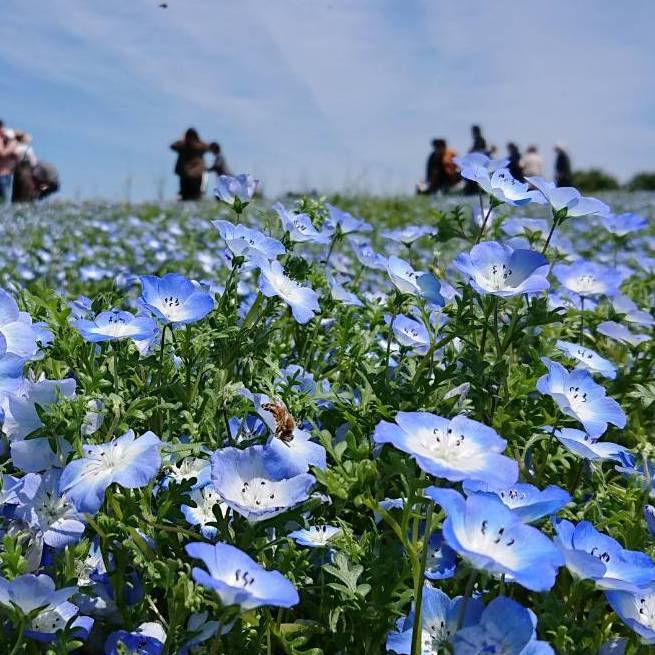
//> input picture Filtering/Input/flower.jpg, 655 x 655 px
$ ./filtering   (built with g++ and OpenCV 4)
//> lines starting //> are read from the running program, lines starting //| are printed output that depends on the picture
//> further down, img is the input picture: 655 rows x 655 cols, CV_8UC3; mean B, G, R 138.9, 126.1, 104.9
### Filtering/filters.h
#pragma once
#include <iostream>
#include <opencv2/opencv.hpp>
#include <stdio.h>
#include <string>
#include <sstream>

// 平滑化フィルタ
void blur_filter(cv::Mat img, int kernel_size) {
//> called with kernel_size = 11
	cv::Mat destination;
	//void blur(InputArray src, OutputArray dst, Size ksize, Point anchor=Point(-1,-1), int borderType=BORDER_DEFAULT )
	cv::blur(img, destination, cv::Size(kernel_size, kernel_size));
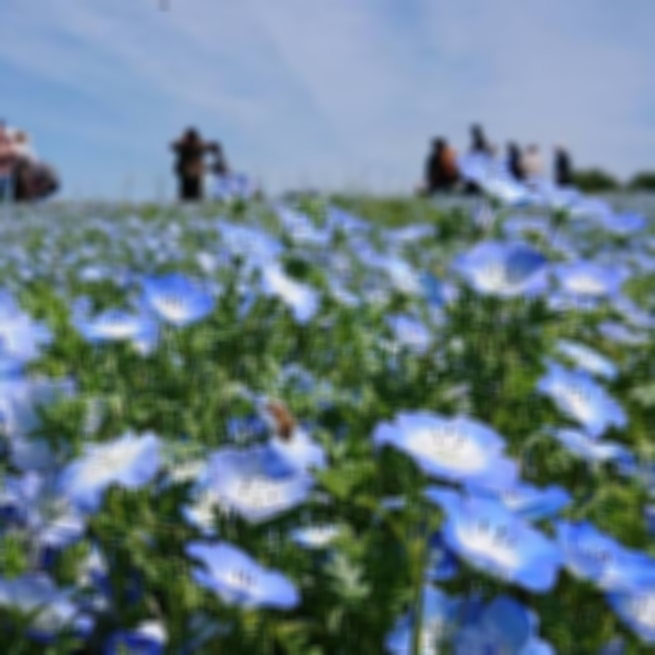
//> destination: 655 rows x 655 cols, CV_8UC3; mean B, G, R 138.9, 126.1, 104.9
	//copyMakeBorder( src, dst, top, bottom, left, right, borderType, value )
	cv::imwrite("../../Output/blur/blur_" + std::to_string(kernel_size) + ".jpg", destination);
}

//ガウシアンフィルタ
void gaussian_filter(cv::Mat img, int kernel_size) {
//> called with kernel_size = 11
	cv::Mat destination;
	//void blur(InputArray src, OutputArray dst, Size ksize, Point anchor=Point(-1,-1), int borderType=BORDER_DEFAULT )
	cv::GaussianBlur(img, destination, cv::Size(kernel_size, kernel_size), 3, 3);
	//copyMakeBorder( src, dst, top, bottom, left, right, borderType, value )
	cv::imwrite("../../Output/gaussian/gaussian_" + std::to_string(kernel_size) + ".jpg", destination);
}


//バイラテラルフィルタ
void bilateral_filter(cv::Mat img, int d, int sigma_color, double sigma_space, int repeat) {
//> called with d = 11, sigma_color = 50, sigma_space = 50, repeat = 5
	/*bilateralFilter(InputArray src, OutputArray dst, int d, double sigmaColor, double sigmaSpace, int borderType=BORDER_DEFAULT )
	d – Diameter of each pixel neighborhood that is used during filtering. If it is non-positive, it is computed from sigmaSpace .
	sigmaColor – Filter sigma in the color space. A larger value of the parameter means that farther colors within
	 the pixel neighborhood (see sigmaSpace ) will be mixed together,resulting in larger areas of semi-equal color.
	sigmaSpace – Filter sigma in the coordinate space. A larger value of the parameter means
	 that farther pixels will influence each other as long as their colors are close enough (see sigmaColor ).
	When d>0 , it specifies the neighborhood size regardless of sigmaSpace . Otherwise, d is proportional to sigmaSpace*/

	/*
	 * Sigma values: For simplicity, you can set the 2 sigma values to be the same. If they are small (< 10),
	 * the filter will not have much effect, whereas if they are large (> 150), they will have a very strong effect, making the image look “cartoonish”.
	 * Filter size: Large filters (d > 5) are very slow, so it is recommended to use d=5 for real-time applications,
	 * and perhaps d=9 for offline applications that need heavy noise filtering
	 */
	cv::Mat temp;
	temp = img;
	for (int i = 0; i < repeat; i++) {
		cv::Mat destination;
		cv::bilateralFilter(temp, destination, d, sigma_color, sigma_space);
		temp = destination;
	}
//> this loop made 5 passes
//> pass 3, in bilateral_filter, `cv::bilateralFilter(temp, destination, d, sigma_color, sigma_space);`:
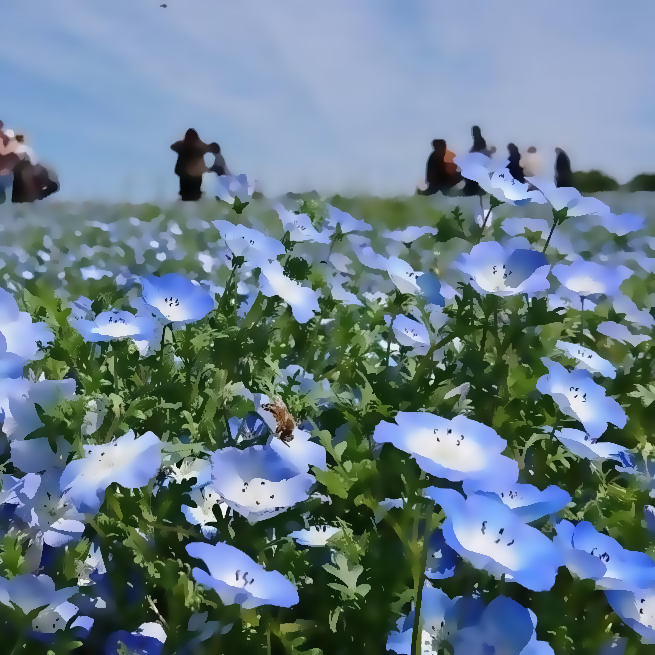
//> destination: 655 rows x 655 cols, CV_8UC3; mean B, G, R 138.7, 125.9, 104.6
	cv::imwrite("../../Output/bilateral/bilateral_" + std::to_string(d) + "_" + std::to_string(sigma_color) + "_" + std::to_string(sigma_space)+"_r"+ std::to_string(repeat) + ".jpg", temp);
}


// median filter
void median_filter(cv::Mat img, int kernel_size) {
//> called with kernel_size = 11
	cv::Mat destination;
	//void medianBlur(InputArray src, OutputArray dst, int ksize)
	//The median filter uses BORDER_REPLICATE internally to cope with border pixels
	cv::medianBlur(img, destination, kernel_size);
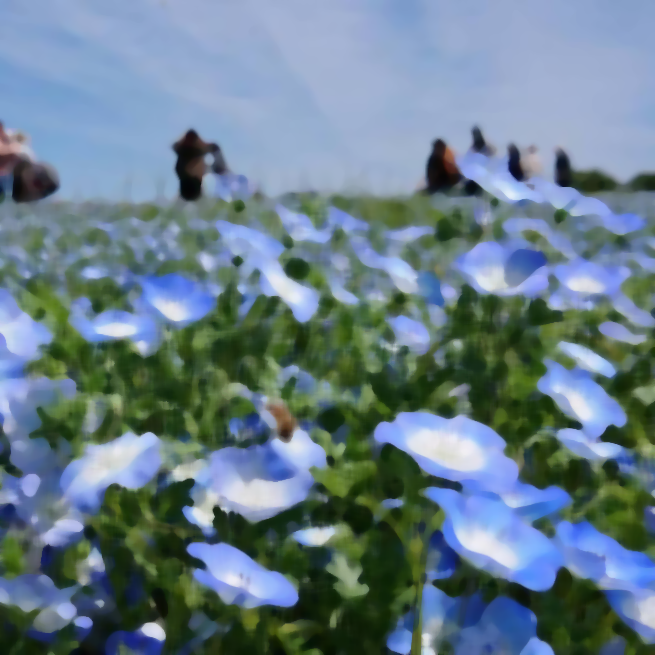
//> destination: 655 rows x 655 cols, CV_8UC3; mean B, G, R 138.2, 125.5, 104
	cv::imwrite("../../Output/median./median_" + std::to_string(kernel_size) + ".jpg", destination);
}

### Filtering/filtering.cpp
#include "filters.h"

int KERNELSIZE = 11;

// bilateral
int DIAMERER =11;
int SIGMA_COLOR = 50;
int SIGMA_SPACE = 50;
int REPEATNUM = 5;


void blur(cv::Mat img) {
	blur_filter(img, KERNELSIZE);
}

void gaussian(cv::Mat img) {
	gaussian_filter(img, KERNELSIZE);
}

void bilateral(cv::Mat img) {
	bilateral_filter(img, DIAMERER, SIGMA_COLOR, SIGMA_SPACE, REPEATNUM);
}

void median(cv::Mat img) {
	median_filter(img, KERNELSIZE);
}

int main(int argc, char **argv) {
	cv::Mat img;

	cv::imread("../../Input/flower.jpg", cv::IMREAD_UNCHANGED).copyTo(img);
	if (img.empty())
	{
		throw std::runtime_error("Failed to open image");
	}

	if (argc == 1) {
		blur(img);
		gaussian(img);
		bilateral(img);
		median(img);
	}
	if (argc == 2) {
		if (argv[1] == "blur") blur(img);
		else if (argv[1] == "gaussian") gaussian(img);
		else if (argv[1] == "bilateral") bilateral(img);
		else if (argv[1] == "median") median(img);
	}

	return 0;

}

$ run again, with Filtering/Input/building.jpg copied over Filtering/Input/flower.jpg
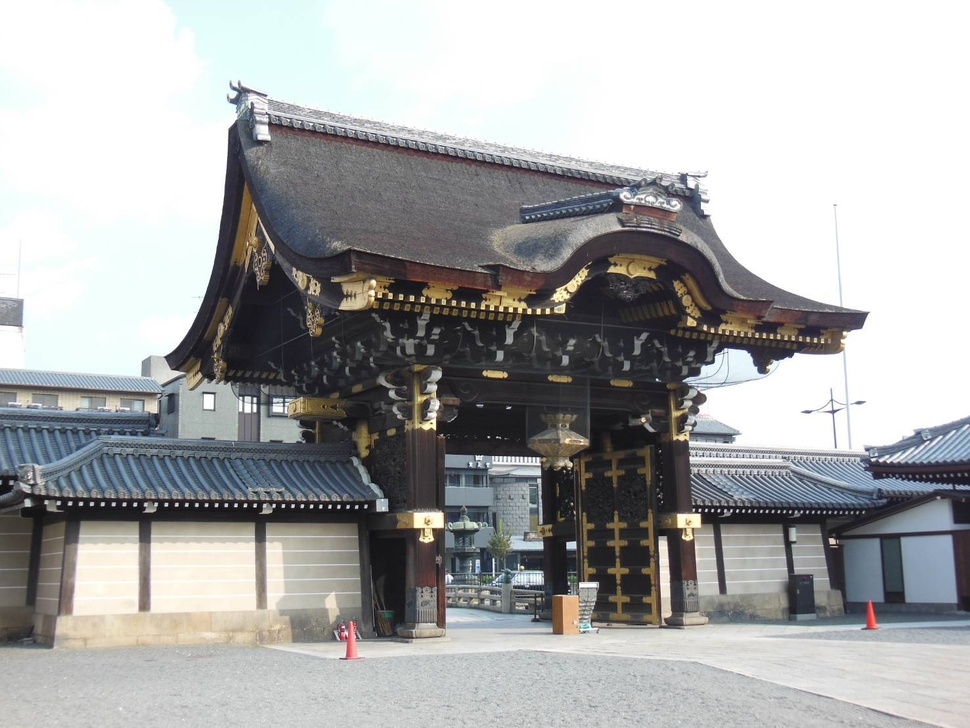
//> input picture Filtering/Input/building.jpg, 970 x 728 px, shrunk from 1477 x 1108 before the run
//> img is the input picture: 728 rows x 970 cols, CV_8UC3; mean B, G, R 168.5, 168.5, 167.6
//> in blur_filter, `cv::blur(img, destination, cv::Size(kernel_size, kernel_size));`:
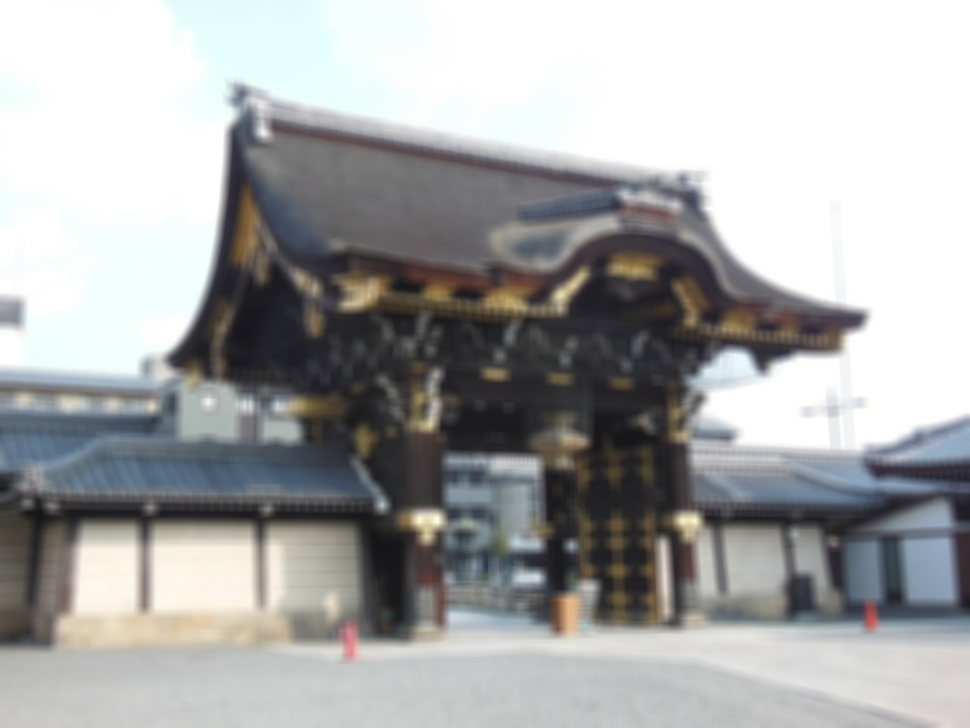
//> destination: 728 rows x 970 cols, CV_8UC3; mean B, G, R 168.5, 168.5, 167.6
//> in median_filter, `cv::medianBlur(img, destination, kernel_size);`:
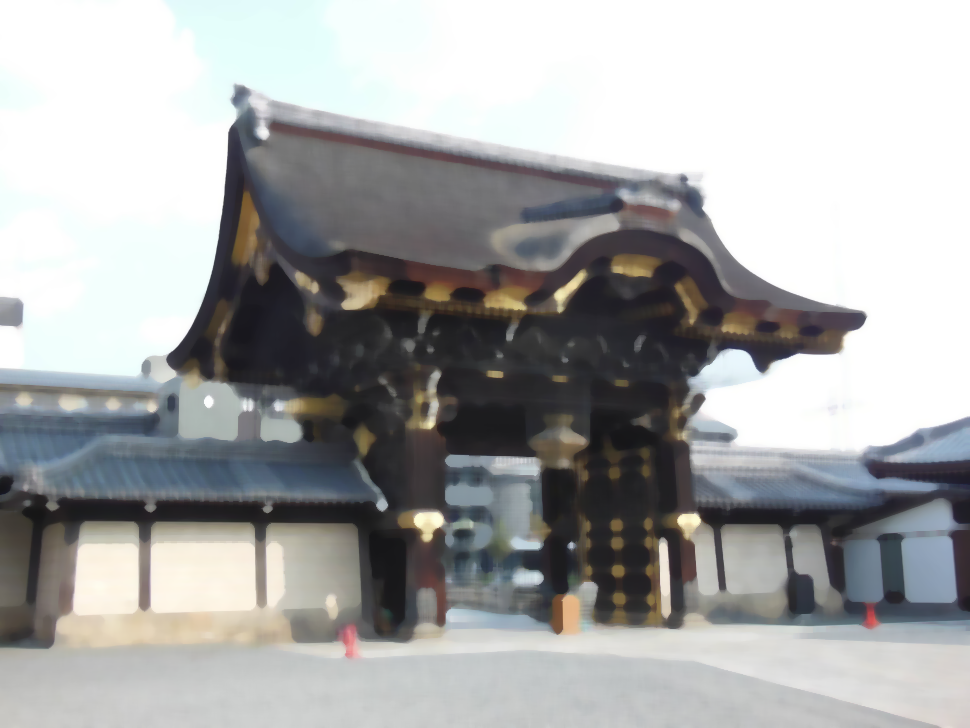
//> destination: 728 rows x 970 cols, CV_8UC3; mean B, G, R 167.7, 167.7, 166.8
